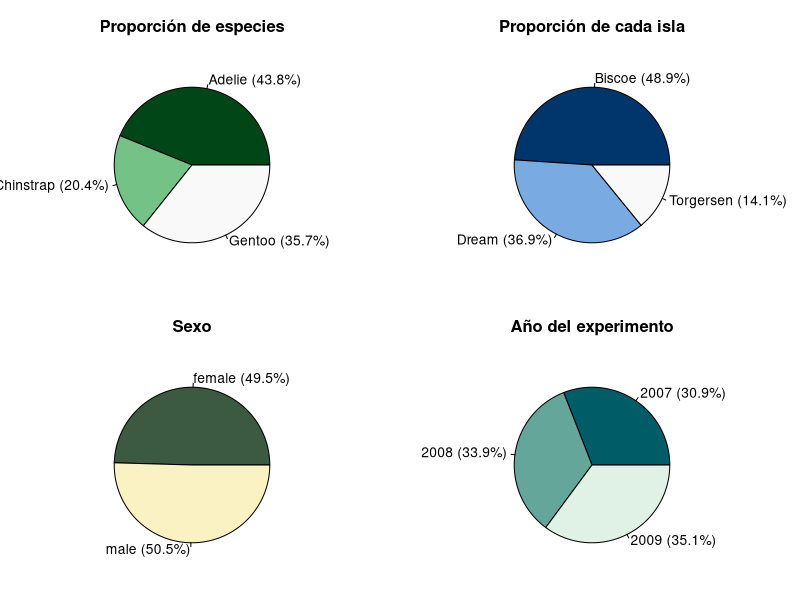
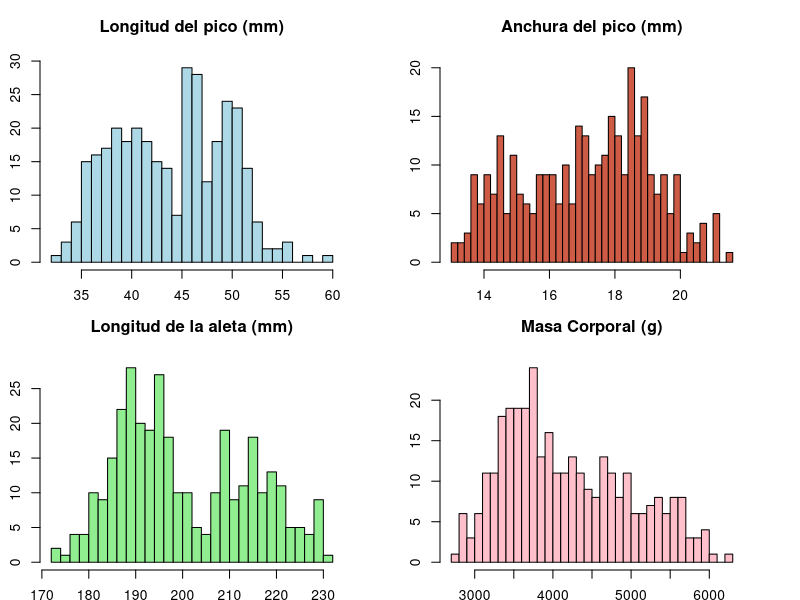
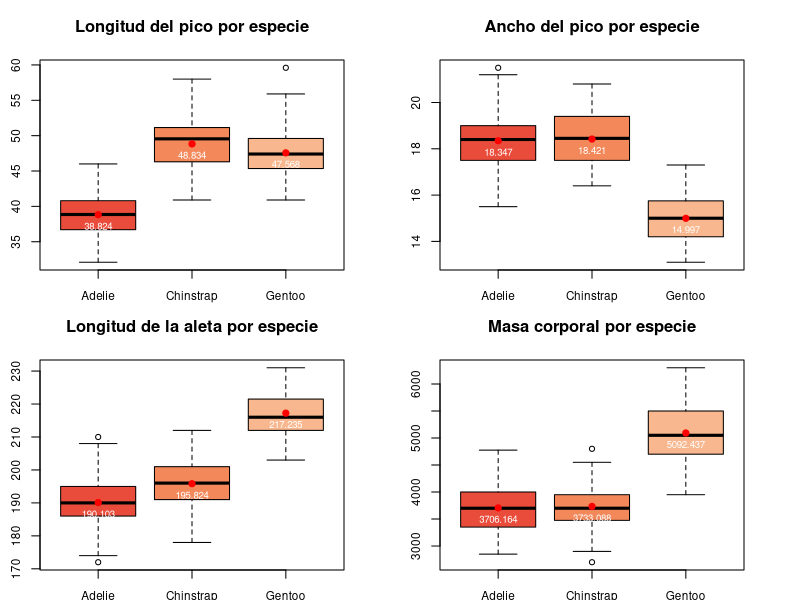
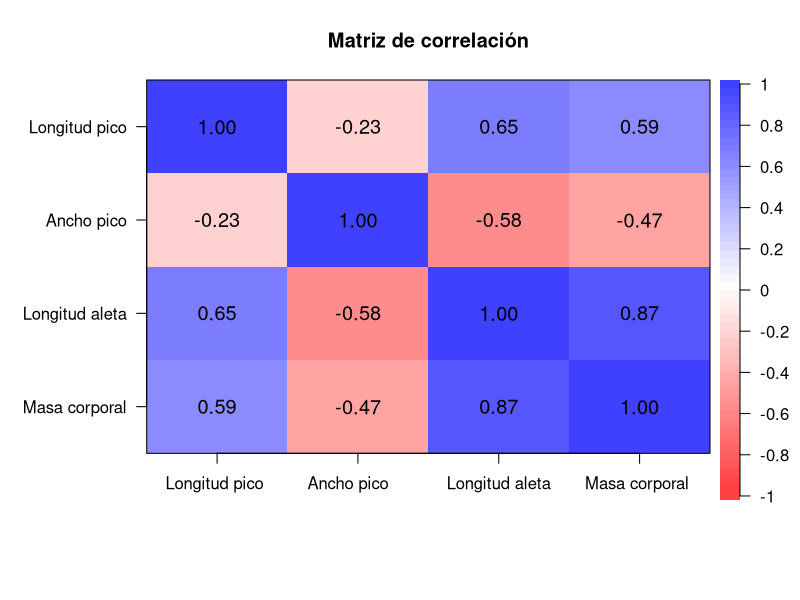

Recreate these plots in R, in order.
## ---- chunk 1
library(palmerpenguins)
datos <- penguins
## ---- chunk 2
head(datos)
## ---- chunk 3
datos = na.omit(datos)
datos$year = as.factor(datos$year)
summary(datos)
table(datos$island, datos$species)
## ---- chunk 4
par(plt = c(0.1, 0.86, 0.1, 0.8))
par(mfrow=c(2,2))
pie(table(datos$species), labels = paste0(names(table(datos$species)), " (", round(prop.table(table(datos$species)) * 100, 1), "%)"), col = hcl.colors(3, "Greens 3"), main = "Proporción de especies")
pie(table(datos$island), labels = paste0(names(table(datos$island)), " (", round(prop.table(table(datos$island)) * 100, 1), "%)"), col = hcl.colors(3, "Blues 3"), main = "Proporción de cada isla")
pie(table(datos$sex), labels = paste0(names(table(datos$sex)), " (", round(prop.table(table(datos$sex)) * 100, 1), "%)"), col = hcl.colors(3, "Fall"), main = "Sexo")
pie(table(datos$year), labels = paste0(names(table(datos$year)), " (", round(prop.table(table(datos$year)) * 100, 1), "%)"), col = hcl.colors(3, "Mint"), main = "Año del experimento")
## ---- chunk 5
par(mfrow=c(2,2))
hist(datos$bill_length_mm, main='Longitud del pico (mm)', breaks = 30, col = 'lightblue',
     xlab = "Longitud pico", ylab = "Frecuencia")
hist(datos$bill_depth_mm, main='Anchura del pico (mm)', breaks = 35, col = 'coral3',
     xlab = "Ancho pico", ylab = "Frecuencia")
hist(datos$flipper_length_mm, main='Longitud de la aleta (mm)', breaks = 30, col = 'lightgreen', xlab = "Longitud aleta", ylab = "Frecuencia")
hist(datos$body_mass_g, main='Masa Corporal (g)', breaks = 30, col = 'pink',
     xlab = "Masa corporal", ylab = "Frecuencia")
## ---- chunk 6



resumen = function(x){
  Min = min(x)
  Primer_Cuartil = c(quantile(x,0.25, names = FALSE))
  Mediana = median(x)
  Media = mean(x)
  Tercer_Cuartil = c(quantile(x,0.75, names = FALSE))
  Max = max(x)
  Sd = sd(x)
  res = c(Min,Primer_Cuartil,Mediana, Media, Tercer_Cuartil, Max, Sd)
  return( round(res,2))
}

noms = c("Min", "Primer_Cuartil", "Mediana", "Media", "Tercer_Cuartil", "Max", "Sd")

resumen(datos$bill_length_mm)

sumary_sd = data.frame(resumen(datos$bill_length_mm),resumen(datos$bill_depth_mm),resumen(datos$flipper_length_mm),resumen(datos$body_mass_g), row.names = noms)

colnames(sumary_sd) = c("Long. Pico", "Ancho Pico", "Long. Aleta", "Masa Corporal")

sumary_sd

## ---- chunk 7
ping_adelie = datos[datos$species=="Adelie",]
ping_chinstrap = datos[datos$species=="Chinstrap",]
ping_gentoo = datos[datos$species=="Gentoo",]
## ---- chunk 8
mean(ping_adelie$bill_length_mm)
mean(ping_chinstrap$bill_length_mm)
mean(ping_gentoo$bill_length_mm)
## ---- chunk 9
boxplot(bill_length_mm ~ species, data = datos,
        xlab = "", ylab = "Longitud pico (mm)",
        main = "Longitud del pico por especie", col = hcl.colors(4, "Peach"), cex.axis=0.85)
medias = c(mean(ping_adelie$bill_length_mm), mean(ping_chinstrap$bill_length_mm), 
                  mean(ping_gentoo$bill_length_mm))
# añadimos medias
points(x = 1:length(medias), y = medias, pch = 19, col = "red")
text(x = 1:length(medias), y = medias, labels = round(medias, 3), pos = 1, cex = 0.7,
     col = "white")
## ---- chunk 10
mean(ping_adelie$bill_depth_mm)
mean(ping_chinstrap$bill_depth_mm)
mean(ping_gentoo$bill_depth_mm)
## ---- chunk 11
boxplot(bill_depth_mm ~ species, data = datos,
        xlab = "", ylab = "Ancho pico (mm)",
        main = "Ancho del pico por especie", col = hcl.colors(4, "Peach"), cex.axis=0.85)
medias = c(mean(ping_adelie$bill_depth_mm), mean(ping_chinstrap$bill_depth_mm), 
                  mean(ping_gentoo$bill_depth_mm))
# añadimos medias
points(x = 1:length(medias), y = medias, pch = 19, col = "red")
text(x = 1:length(medias), y = medias, labels = round(medias, 3), pos = 1, cex = 0.7,
     col = "white")
## ---- chunk 12
mean(ping_adelie$flipper_length_mm)
mean(ping_chinstrap$flipper_length_mm)
mean(ping_gentoo$flipper_length_mm)
## ---- chunk 13
boxplot(flipper_length_mm ~ species, data = datos,
        xlab = "", ylab = "Longitud aleta (mm)",
        main = "Longitud de la aleta por especie", col = hcl.colors(4, "Peach"), cex.axis=0.85)
medias = c(mean(ping_adelie$flipper_length_mm), mean(ping_chinstrap$flipper_length_mm), 
                  mean(ping_gentoo$flipper_length_mm))
# añadimos medias
points(x = 1:length(medias), y = medias, pch = 19, col = "red")
text(x = 1:length(medias), y = medias, labels = round(medias, 3), pos = 1, cex = 0.7,
     col = "white")
## ---- chunk 14
mean(ping_adelie$body_mass_g)
mean(ping_chinstrap$body_mass_g)
mean(ping_gentoo$body_mass_g)
## ---- chunk 15
boxplot(body_mass_g ~ species, data = datos,
        xlab = "", ylab = "Masa corporal (g)",
        main = "Masa corporal por especie", col = hcl.colors(4, "Peach"), cex.axis=0.85)
medias = c(mean(ping_adelie$body_mass_g), mean(ping_chinstrap$body_mass_g), 
                  mean(ping_gentoo$body_mass_g))
# añadimos medias
points(x = 1:length(medias), y = medias, pch = 19, col = "red")
text(x = 1:length(medias), y = medias, labels = round(medias, 3), pos = 1, cex = 0.7,
     col = "white")
## ---- chunk 16
library(psych)
datos2 = datos[,c(-1,-2,-7,-8)] # eliminamos las variables no numéricas
nombres = c("Longitud pico", "Ancho pico", "Longitud aleta", "Masa corporal")
corPlot(datos2, cex = 0.8,  main = "Matriz de correlación", labels = nombres)
## ---- chunk 17
# Una vez hemos estudiado las medias de los valores cuantitativos de las características de los pingüinos, podemos ver si hay diferencias entre islas.

# PENSAR BÉ COM ENFOCAR-HO, ES A DIR, SERIA INTERESSANT VEURE QUINES DADES TENEN MAJOR DISPERSIÓ PER ESTUDIAR SI AFECTA GEOGRAFICAMENT, IE, IMAGINA QUE SURT QUE ES PINGÜINOS GENTOO TENEN ES BEC MES LLARG I A MES MOSTREN DISPERSIO EN SES DADES, PUES POT SER QUE A UNA ILLA, PER ES TIPUS DE MENJAR, TENGUIN ES BEC MES LLARG O MES CURT I FACI ALTERAR SA MITJANA

## ---- chunk 18
ping_Biscoe = datos[datos$island=="Biscoe",]
ping_Dream = datos[datos$island=="Dream",]
ping_Torgersen = datos[datos$island=="Torgersen",]

table(datos$island, datos$species)
## ---- chunk 19
mean(ping_Biscoe$bill_length_mm)
mean(ping_Dream$bill_length_mm)
mean(ping_Torgersen$bill_length_mm)
